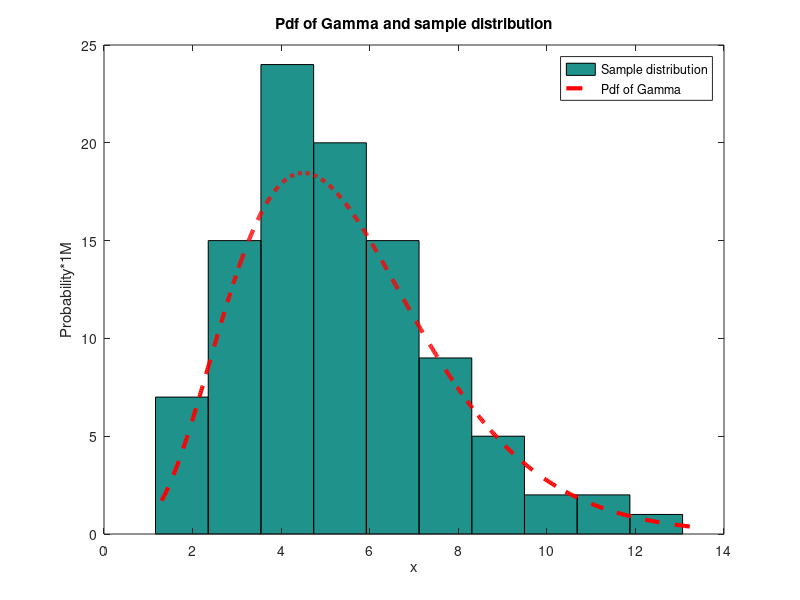

This figure's MATLAB source:
%getting c
pdffx=@(x) 32/(945*sqrt(pi)).*x.^(4.5).*exp(-x);%f(x)
pdffy=@(y) 2/11*exp(-2*y/11);%g(x)
t=0:0.01:20;
c=max(pdffx(t)./pdffy(t));%c=max(f(x)/g(x))
samnum=100;%sample number
z=[];count=0;
%sampling using accept-reject
for i=1:samnum
    while 1
        count=count+1;
        r=exprnd(5.5);
        if (c*pdffy(r)*rand()<=pdffx(r)) 
            z(i)=r;
            break;
        end
    end
end
hist(z);hold on;
x=gaminv(0.005:0.001:0.995,5.5,1); %generating theoretical pdf
y=gampdf(x,5.5,1);
plot(x,y*samnum,'r--','linewidth',3);
hold off;
xlabel('x');ylabel('Probability*1M');title('Pdf of Gamma and sample distribution');
legend('Sample distribution','Pdf of Gamma');
disp('Acceptance rate:');
disp(samnum/count);
